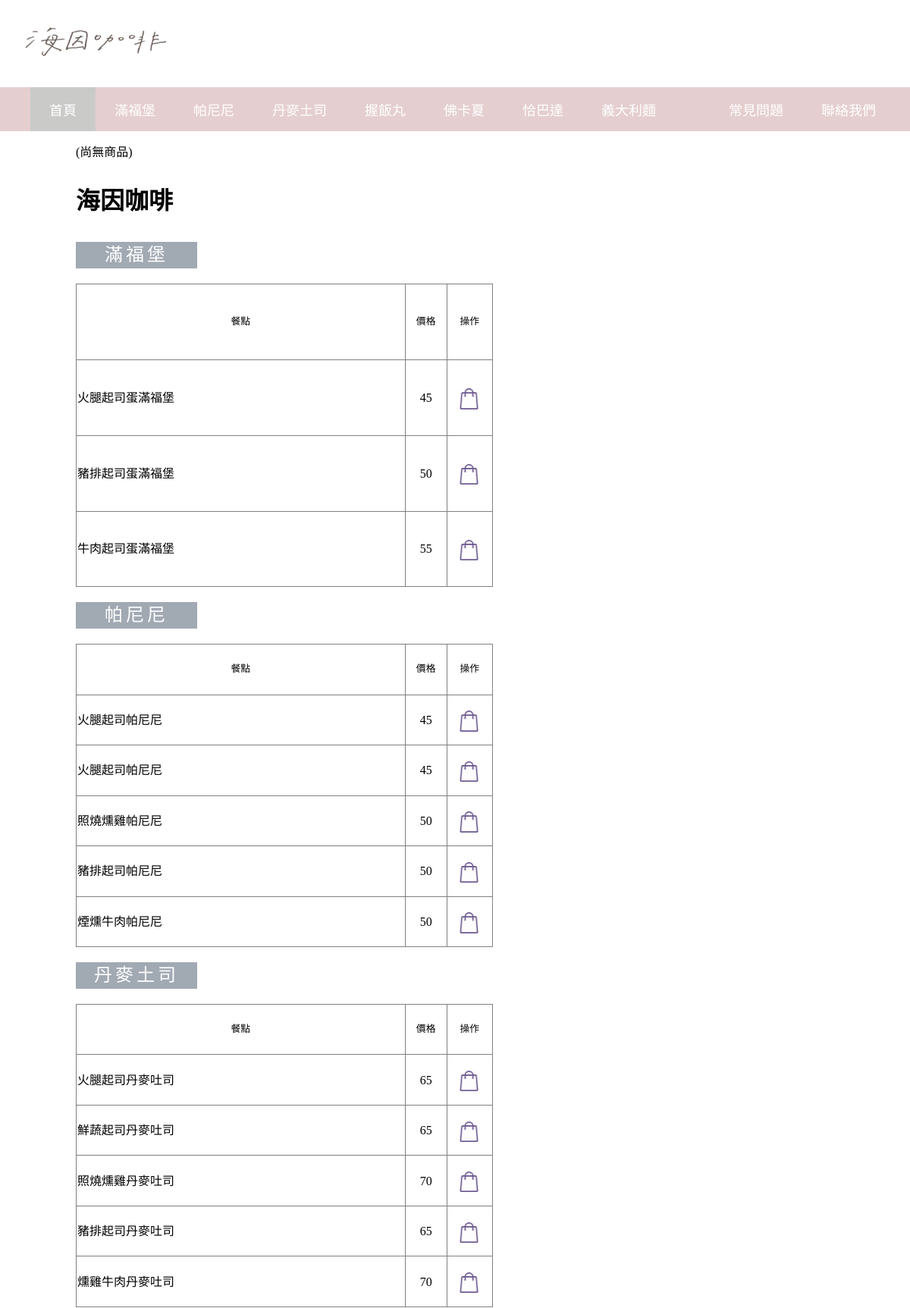
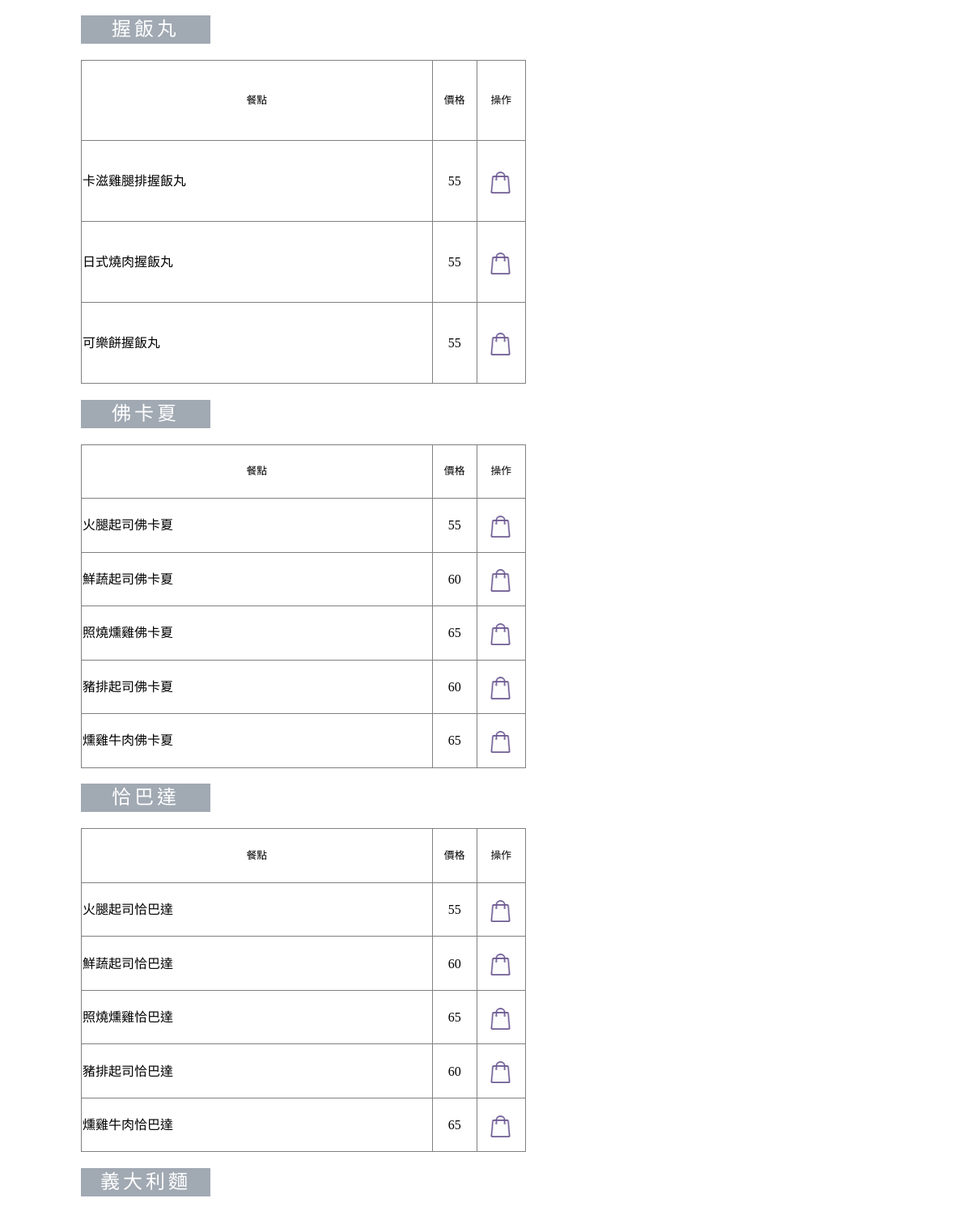
The page /shop2/sea.php (upper part) on the database its author committed (2 pictures, top to bottom).
### tables this page shows
CREATE TABLE `products2` (
  `id` int(5) NOT NULL,
  `meal` varchar(50) NOT NULL,
  `price` varchar(5) NOT NULL
);

### shop2/sea.php (the view, shortened to what this page needs)
<!DOCTYPE html>
<html lang="zh-TW">
<head>
  <link rel="stylesheet" type="text/css" href="../四海遊龍/css/style.css">
</head>
<body>
	<div class="header">
    	<div class="pic">
			<img src="../四海遊龍/images/011.jpeg">
		</div>
   		<nav class="navbar fixed-top">
		 	<ul>
		 		<li class="active"><a href="../城中店家頁面/index.php">首頁</a></li>
		 		<li><a href="#set">滿福堡</a></li>
		 		<li><a href="#pa">帕尼尼</a></li>
		 		<li><a href="#dan">丹麥土司</a></li>
		 		<li><a href="#wow">握飯丸</a></li>
		 		<li><a href="#ka">佛卡夏</a></li>
		 		<li><a href="#cha">恰巴達</a></li>
		 		<li><a href="#pasta">義大利麵</a></li>
		 		<li style="float: right;margin-right: 20px;" ><a href="../聯絡我們/index.html" target="_blank">聯絡我們</a></li>
		 		<li style="float: right"><a href="../Q&A/index.html" target="_blank">常見問題</a></li>
		 	</ul>
		 </nav>
	</div>
<div class="content">
	<?php
	include ("../購物車2/methods.php");
	$cart2 = new Cart;
	include ("../connect_mysql.php");
	?>
	<a href="../購物車2/ShoppingCart2.php" title="View Cart">(<?php echo ($cart2->total_items2() > 0)?$cart2->total_items2().'件商品':'尚無商品';?>)</a>
	<h1>海因咖啡</h1>
		<div class="meal">
	<table border="1" height="400px" width="550px" class="set">
		<td width="79%" style="font-size: 80%;text-align: center">餐點</td>
		<td width="10%" style="font-size: 80%;text-align: center">價格</td>
		<td width="11%" style="font-size: 80%;text-align: center">操作</td><br>
	<h2 id="set">滿福堡</h2>
<?php
$result = $conn->query("SELECT * FROM products2 limit 9,3");
if($result->num_rows > 0){
	while($row = $result->fetch_assoc()){
		?>
		<tr>
			<td><?php echo $row['meal']?></td>
			<td style="text-align: center"><?php echo $row['price']?></td>
			<td style="font-size:60%;text-align:center">
			<a href="../購物車2/action.php?action=addToCart&id=<?php echo $row["id"];?>" class="img"><div class="img1"><img src="../四海遊龍/images/cart.PNG"></a></div>
			</td>
		</tr>
	<?php }
}else{?>
<p>Product not found.....</p>
</table>
<?php }
?>
	<table border="1" height="400px" width="550px">
		<td width="79%" style="font-size: 80%;text-align: center">餐點</td>
		<td width="10%" style="font-size: 80%;text-align: center">價格</td>
		<td width="11%" style="font-size: 80%;text-align: center">操作</td>
	<h2 id="pa">帕尼尼</h2>
<?php
$result = $conn->query("SELECT * FROM products2 limit 12,5");
if($result->num_rows > 0){
	while($row = $result->fetch_assoc()){
		?>
		<tr>
			<td><?php echo $row['meal']?></td>
			<td style="text-align: center"><?php echo $row['price']?></td>
			<td style="font-size:60% ;color: red;text-align:center">
			<a href="../購物車2/action.php?action=addToCart&id=<?php echo $row["id"];?>" class="img"><div class="img1"><img src="../四海遊龍/images/cart.PNG"></a></div></td>
		</tr>
	<?php }
}else{?>
<p>Product not found.....</p>
</table>
<?php }
?>
	<table border="1" height="400px" width="550px">
		<td width="79%" style="font-size: 80%;text-align: center">餐點</td>
		<td width="10%" style="font-size: 80%;text-align: center">價格</td>
		<td width="11%" style="font-size: 80%;text-align: center">操作</td>
	<h2 id="dan">丹麥土司</h2>
<?php
$result = $conn->query("SELECT * FROM products2 limit 17,5");
if($result->num_rows > 0){
	while($row = $result->fetch_assoc()){
		?>
		<tr>
			<td><?php echo $row['meal']?></td>
			<td style="text-align: center"><?php echo $row['price']?></td>
			<td style="font-size:60% ;color: red;text-align:center">
			<a href="../購物車2/action.php?action=addToCart&id=<?php echo $row["id"];?>" class="img"><div class="img1"><img src="../四海遊龍/images/cart.PNG"></a></div></td>		</tr>
	<?php }
}else{?>
<p>Product not found.....</p>
</table>
<?php }
	?>
	<table border="1" height="400px" width="550px">
		<td width="79%" style="font-size: 80%;text-align: center">餐點</td>
		<td width="10%" style="font-size: 80%;text-align: center">價格</td>
		<td width="11%" style="font-size: 80%;text-align: center">操作</td>
	<h2 id="wow">握飯丸</h2>
<?php
$result = $conn->query("SELECT * FROM products2 limit 22,3");
if($result->num_rows > 0){
	while($row = $result->fetch_assoc()){
		?>
		<tr>
			<td><?php echo $row['meal']?></td>
			<td style="text-align: center"><?php echo $row['price']?></td>
			<td style="font-size:60% ;color: red;text-align:center">
			<a href="../購物車2/action.php?action=addToCart&id=<?php echo $row["id"];?>" class="img"><div class="img1"><img src="../四海遊龍/images/cart.PNG"></a></div></td>
		</tr>
	<?php }
}else{?>
<p>Product not found.....</p>
</table>
<?php }
?>
<table border="1" height="400px" width="550px">
		<td width="79%" style="font-size: 80%;text-align: center">餐點</td>
		<td width="10%" style="font-size: 80%;text-align: center">價格</td>
		<td width="11%" style="font-size: 80%;text-align: center">操作</td>
	<h2 id="ka">佛卡夏</h2>
<?php
$result = $conn->query("SELECT * FROM products2 limit 25,5");
if($result->num_rows > 0){
	while($row = $result->fetch_assoc()){
		?>
		<tr>
			<td><?php echo $row['meal']?></td>
			<td style="text-align: center"><?php echo $row['price']?></td>
			<td style="font-size:60% ;color: red;text-align:center">
			<a href="../購物車2/action.php?action=addToCart&id=<?php echo $row["id"];?>" class="img"><div class="img1"><img src="../四海遊龍/images/cart.PNG"></a></div></td>
		</tr>
	<?php }
}else{?>
<p>Product not found.....</p>
</table>
<?php }
?>
<table border="1" height="400px" width="550px">
		<td width="79%" style="font-size: 80%;text-align: center">餐點</td>
		<td width="10%" style="font-size: 80%;text-align: center">價格</td>
		<td width="11%" style="font-size: 80%;text-align: center">操作</td>
	<h2 id="cha">恰巴達</h2>
<?php
$result = $conn->query("SELECT * FROM products2 limit 30,5");
if($result->num_rows > 0){
	while($row = $result->fetch_assoc()){
		?>
		<tr>
			<td><?php echo $row['meal']?></td>
			<td style="text-align: center"><?php echo $row['price']?></td>
			<td style="font-size:60% ;color: red;text-align:center">
			<a href="../購物車2/action.php?action=addToCart&id=<?php echo $row["id"];?>" class="img"><div class="img1"><img src="../四海遊龍/images/cart.PNG"></a></div></td>
		</tr>
	<?php }
}else{?>
<p>Product not found.....</p>
</table>
<?php }
?>
<table border="1" height="400px" width="550px">
	<h2 id="pasta">義大利麵</h2>
</body>
</html>

### 四海遊龍/css/style.css (style rules this page uses)
body { margin-top: 0%; margin-left: 0%; margin-right: 0%; font-family:"SimSun"; box-sizing: border-box; }
a { text-decoration: none; color: black; }
.header { background-color: white; width: 100%; }
.navbar { width: 100%; margin-top: 0px; font-size: 18px; }
.navbar ul { list-style-type: none; margin: 0; padding: 20; overflow: hidden; background-color: #e5cecf; }
.navbar li { display: inline; float: left; }
.navbar li a { display: block; color: white; text-align: center; padding: 16px 25px; text-decoration: none; }
.active { background-color: #cacbc9; }
h1 { margin-top: 30px; }
.content { margin-top: 40px; margin-left: 100px; line-height: 35px; }
.meal { margin-top: -40px; }
.img1 { position: absolute; margin-left: 15px; margin-top: -12px; width: 25px; height: 15px; }
.img img { width: 100%; }
.pic { margin-top: 15px; margin-left: 25px; width: 200px; height: 100px; }
.pic img { margin-right: 10px; width: 100%; }
.content { margin-top: 10px; }
table { border-collapse: collapse; }
h2 { text-align: center; width: 160px; background-color: #a1a9b3; color: #ffffff; font-weight: 1; letter-spacing: 4px; }

### rows shown on the page
products2: meal "火腿起司蛋滿福堡", price "45"
products2: meal "豬排起司蛋滿福堡", price "50"
products2: meal "牛肉起司蛋滿福堡", price "55"
products2: meal "火腿起司帕尼尼", price "45"
products2: meal "火腿起司帕尼尼", price "45"
products2: meal "照燒燻雞帕尼尼", price "50"
products2: meal "豬排起司帕尼尼", price "50"
products2: meal "煙燻牛肉帕尼尼", price "50"
products2: meal "火腿起司丹麥吐司", price "65"
products2: meal "鮮蔬起司丹麥吐司", price "65"
products2: meal "照燒燻雞丹麥吐司", price "70"
products2: meal "豬排起司丹麥吐司", price "65"
products2: meal "燻雞牛肉丹麥吐司", price "70"
products2: meal "卡滋雞腿排握飯丸", price "55"
products2: meal "日式燒肉握飯丸", price "55"
products2: meal "可樂餅握飯丸", price "55"
products2: meal "火腿起司佛卡夏", price "55"
products2: meal "鮮蔬起司佛卡夏", price "60"
products2: meal "照燒燻雞佛卡夏", price "65"
products2: meal "豬排起司佛卡夏", price "60"
products2: meal "燻雞牛肉佛卡夏", price "65"
products2: meal "火腿起司恰巴達", price "55"
products2: meal "鮮蔬起司恰巴達", price "60"
products2: meal "照燒燻雞恰巴達", price "65"
products2: meal "豬排起司恰巴達", price "60"
products2: meal "燻雞牛肉恰巴達", price "65"
